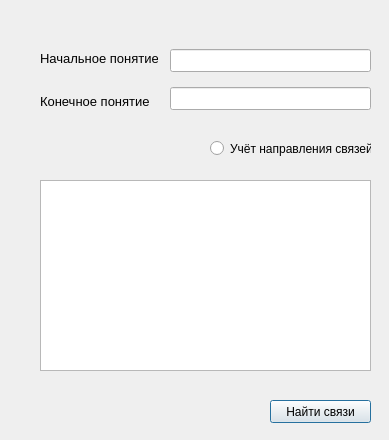
<?xml version="1.0" encoding="UTF-8"?>
<ui version="4.0">
 <class>Dialog</class>
 <widget class="QDialog" name="Dialog">
  <property name="geometry">
   <rect>
    <x>0</x>
    <y>0</y>
    <width>389</width>
    <height>440</height>
   </rect>
  </property>
  <property name="windowTitle">
   <string>Поиск связности понятий</string>
  </property>
  <property name="modal">
   <bool>true</bool>
  </property>
  <widget class="QWidget" name="verticalLayoutWidget">
   <property name="geometry">
    <rect>
     <x>40</x>
     <y>40</y>
     <width>118</width>
     <height>80</height>
    </rect>
   </property>
   <layout class="QVBoxLayout" name="verticalLayout">
    <item>
     <widget class="QLabel" name="label">
      <property name="font">
       <font>
        <family>Arial</family>
        <pointsize>10</pointsize>
       </font>
      </property>
      <property name="text">
       <string>Начальное понятие</string>
      </property>
     </widget>
    </item>
    <item>
     <widget class="QLabel" name="label_2">
      <property name="font">
       <font>
        <family>Arial</family>
        <pointsize>10</pointsize>
       </font>
      </property>
      <property name="text">
       <string>Конечное понятие</string>
      </property>
     </widget>
    </item>
   </layout>
  </widget>
  <widget class="QWidget" name="verticalLayoutWidget_2">
   <property name="geometry">
    <rect>
     <x>170</x>
     <y>40</y>
     <width>201</width>
     <height>81</height>
    </rect>
   </property>
   <layout class="QVBoxLayout" name="verticalLayout_2">
    <item>
     <widget class="QLineEdit" name="editBegin">
      <property name="font">
       <font>
        <family>Arial</family>
        <pointsize>10</pointsize>
       </font>
      </property>
     </widget>
    </item>
    <item>
     <widget class="QLineEdit" name="editEnd">
      <property name="font">
       <font>
        <family>Arial</family>
        <pointsize>10</pointsize>
       </font>
      </property>
     </widget>
    </item>
   </layout>
  </widget>
  <widget class="QTextEdit" name="editOutput">
   <property name="geometry">
    <rect>
     <x>40</x>
     <y>180</y>
     <width>331</width>
     <height>191</height>
    </rect>
   </property>
   <property name="font">
    <font>
     <family>Arial</family>
     <pointsize>10</pointsize>
    </font>
   </property>
   <property name="readOnly">
    <bool>true</bool>
   </property>
  </widget>
  <widget class="QPushButton" name="pushButton">
   <property name="geometry">
    <rect>
     <x>270</x>
     <y>400</y>
     <width>101</width>
     <height>23</height>
    </rect>
   </property>
   <property name="text">
    <string>Найти связи</string>
   </property>
  </widget>
  <widget class="QRadioButton" name="radioDir">
   <property name="geometry">
    <rect>
     <x>210</x>
     <y>140</y>
     <width>161</width>
     <height>17</height>
    </rect>
   </property>
   <property name="text">
    <string>Учёт направления связей</string>
   </property>
  </widget>
 </widget>
 <resources/>
 <connections/>
</ui>
